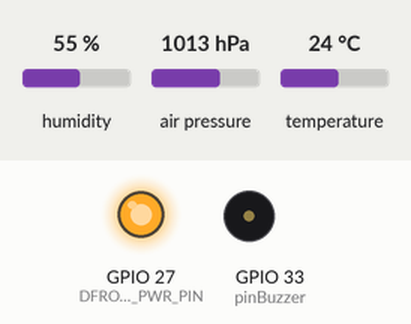
Recording of a sketch running on a simulated ESP32. On the bench: output pins drawn as LEDs (lit = HIGH), buzzer (waves = sounding). The inputs (shaded band) are chosen by the test bench; at power-on: humidity 55 %, air pressure 1013 hPa, temperature 24 °C. WiFi joins after 1.5 s; servers stay silent unless stated; the local clock reads 2024-03-15 10:24:30 at power-on unless the sketch sets it; no MQTT or app messages arrive unless stated; not simulated (calls return 0 or success): secrets.h; names the files do not define were given values by the test bench: MQTTPORT = 1883. At 5.3 s the program puts the board to deep sleep or switches it off; the recording ends there.

Above: at 0.3 s.
Timing chart, 0 to 5.3 s (numbered marks = the images above):
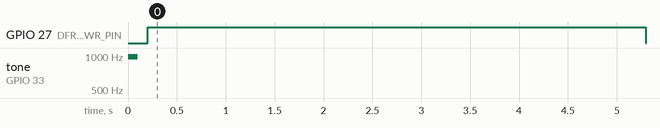

Measured:
- by itself, GPIO 27 (DFROBOT_PWR_PIN): LOW → HIGH at 0.20 s, → LOW 5.1 s later
- by itself, tone on GPIO 33 (pinBuzzer): silent → 988 Hz at 0.00 s, → silent 0.10 s later

The sketch:

weather_station.ino
```cpp
#include <Arduino.h>
#include "time.h"
#include <WiFi.h>
#include <WiFiClient.h>
#include <DHT11.h>
#include <Adafruit_BMP085.h>
#include <ArduinoMqttClient.h>
#include "secrets.h"

#define DHT_SENSOR_PIN 25
#define DFROBOT_PWR_PIN 27
#define uS_TO_S_FACTOR 1000000

WiFiClient wifiClient;
MqttClient mqttClient(wifiClient);

DHT11 dht11(DHT_SENSOR_PIN);
Adafruit_BMP085 bmp;

const char* ntpServer = "pool.ntp.org";  // NTP server
const long gmtOffset_sec = 0;         // Offset orario per il tuo fuso orario (esempio per GMT+1)
const int daylightOffset_sec = 0;     // Offset per l'ora legale, se applicabile

void setup() {
  Serial.begin(9600);
  int tryCount = 0;


  int pinBuzzer = 33;
  pinMode(pinBuzzer, OUTPUT);
  tone(pinBuzzer, 988,100);
  delay(200);

  // Setup pins
  pinMode(DHT_SENSOR_PIN, INPUT);
  pinMode(DFROBOT_PWR_PIN, OUTPUT);

  // Power up DHT11 sensor
  digitalWrite(DFROBOT_PWR_PIN, HIGH);

  // Setup deep sleep to wake up after 30 seconds
  esp_sleep_enable_timer_wakeup(900 * uS_TO_S_FACTOR);

  // Initialize BMP085 sensor
  tryCount = 0;
  while (!bmp.begin()) {
    tryCount++;
    countCheck(tryCount, 10);
  }

  // Connect to Wi-Fi
  tryCount = 0;
  WiFi.begin(SECRET_SSID, SECRET_PASS);
  while (WiFi.status() != WL_CONNECTED) {
    tryCount++;
    countCheck(tryCount, 10);
  }
  //Serial.print("WiFi connected with IP: ");
  //Serial.println(WiFi.localIP());


  // Create timestamp
  configTime(gmtOffset_sec, daylightOffset_sec, ntpServer);
  struct tm timeinfo;
  char locTime[64];
  tryCount = 0;
  while (!getLocalTime(&timeinfo)) {
    tryCount++;
    countCheck(tryCount, 10);
  }
  strftime(locTime, sizeof(locTime), "%Y-%m-%d %H:%M:%S", &timeinfo);

  // Connect to MQTT broker
  mqttClient.setUsernamePassword(MQTT_USER, MQTT_PASS);
  tryCount = 0;
  while (!mqttClient.connect(BROKER, MQTTPORT)) {
    tryCount++;
    countCheck(tryCount, 10);
  }

  int temperature = dht11.readTemperature();
  int humidity = dht11.readHumidity();
  int pressure = bmp.readPressure();

  // Check sensors errors
  if (temperature == DHT11::ERROR_TIMEOUT || temperature == DHT11::ERROR_CHECKSUM) {
    temperature = -1;
  }
  if (humidity == DHT11::ERROR_TIMEOUT || humidity == DHT11::ERROR_CHECKSUM) {
    humidity = -1;
  }

  // Send data to the server
  String data = "Time:" + String(locTime) + "/T:" + String(temperature) + "/H:" + String(humidity) + "/P:" + String(pressure);
  mqttClient.beginMessage(TOPIC);
  mqttClient.print(data);
  mqttClient.endMessage();
  mqttClient.stop();
  delay(2000);

  // Disconnect and enter deep sleep
  digitalWrite(DFROBOT_PWR_PIN, LOW);
  esp_deep_sleep_start();
}

void countCheck(int tryCount, int n){
  if(tryCount == n){
    digitalWrite(DFROBOT_PWR_PIN, LOW);
    esp_deep_sleep_start();
  }
  else{
    delay(1000);
  }
  return;
}

void loop() {
  // No code needed here as the device sleeps after setup
}
```
